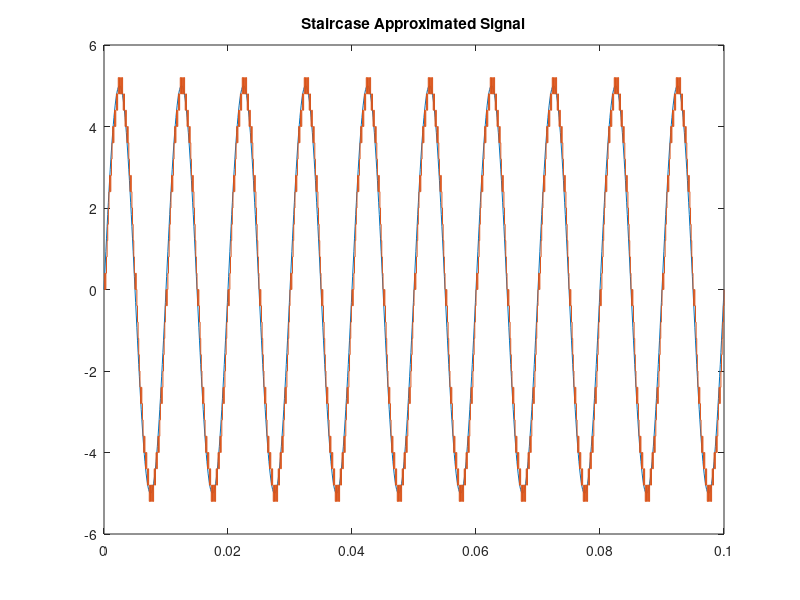
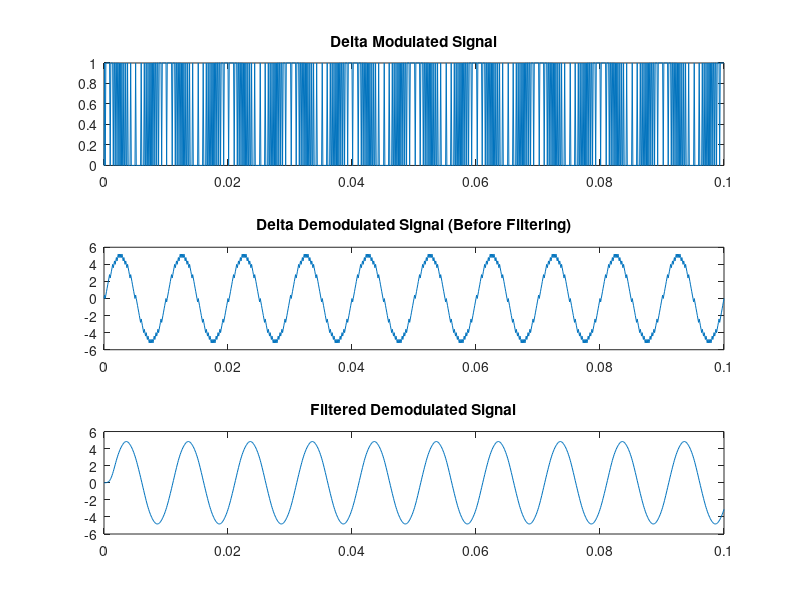

The MATLAB source for these figures, in order:
clc;
clear all;
close all;

fs = 10000;
fm = 100;
t = 0:1/fs:1000/fs; % Time Duration = 1000/10000 = 0.1 second
%Am = 5
x = 5*sin(2*pi*100*t); % Define Message Signal with peak voltage 5V and frequency 100Hz

plot(t, x);
hold on   

y = [0]; % Output DM signal i.e. stream of 1 or 0
xr = 0; % Output of Integrator i.e. staircase approximation; initial value = 0
del = 0.4; % Stepsize

for i = 1:length(x)-1
    if xr(i) <= x(i) % If current sample greater than the previous values or output of the integrator, output of DM = 1
        d = 1;
        xr(i+1) = xr(i) + del; % Staircase approximated value
    else
        d = 0;
        xr(i+1) = xr(i) - del; % If current sample less than the previous values or output of the integrator, output of DM = 0
    end
    y = [y d];
end

stairs(t, xr); % Show the staircase approximated signal
title('Staircase Approximated Signal');
hold off

MSE = sum((x - xr).^2) / length(x); % Mean Squared Error (MSE)
disp(['Mean Squared Error (MSE): ', num2str(MSE)]);

figure;

% Delta Modulation
subplot(3, 1, 1);
plot(t,y); % Show the staircase approximated signal
title('Delta Modulated Signal');

% Delta Demodulation
subplot(3, 1, 2);
y_demod = [0];
xr_demod = 0;

for i = 2:length(y)
if y(i) == 1
xr_demod = xr_demod + del;
else
xr_demod = xr_demod - del;
end
y_demod = [y_demod xr_demod];
end

plot(t, y_demod);
title('Delta Demodulated Signal (Before Filtering)');

% Apply Low-Pass Filter
filter_order = 20;
lowpass_filter = fir1(filter_order, fm/(fs/2), 'low');
filtered_demod_signal = filter(lowpass_filter, 1, y_demod);

% Plot the filtered demodulated signal
subplot(3, 1, 3);
plot(t, filtered_demod_signal);
title('Filtered Demodulated Signal');
















